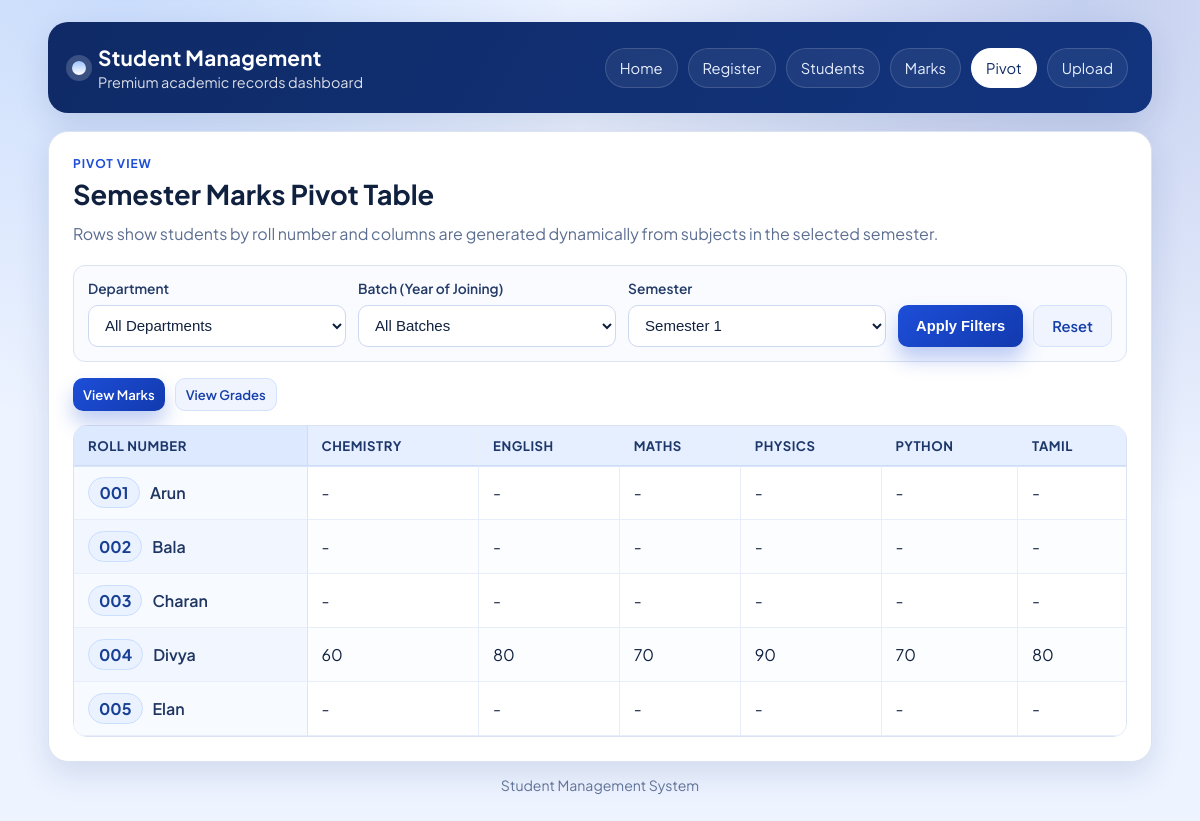
The app's page /marks/pivot with its own data.
### tables this page shows
CREATE TABLE semester_marks (
            id INTEGER PRIMARY KEY AUTOINCREMENT,
            roll_number TEXT NOT NULL,
            semester INTEGER NOT NULL CHECK(semester BETWEEN 1 AND 8),
            subject_name TEXT NOT NULL,
            marks REAL NOT NULL,
            grade TEXT NOT NULL,
            FOREIGN KEY (roll_number) REFERENCES students(roll_number)
        );

CREATE TABLE students (
            id INTEGER PRIMARY KEY AUTOINCREMENT,
            name TEXT NOT NULL,
            department TEXT NOT NULL,
            year_of_joining INTEGER NOT NULL,
            tenth_mark REAL NOT NULL,
            twelfth_mark REAL NOT NULL,
            aadhar_number TEXT NOT NULL,
            pan_number TEXT NOT NULL
        , roll_number TEXT);

### app.py (the view)
@app.route("/marks/pivot")
def marks_pivot_table():
    selected_department = request.args.get("department", "").strip()
    selected_batch = request.args.get("batch", "").strip()
    selected_semester_raw = request.args.get("semester", "1").strip()
    view_mode = request.args.get("view", "marks").strip().lower()
    if view_mode not in ["marks", "grades"]:
        view_mode = "marks"
    try:
        selected_semester = int(selected_semester_raw)
    except ValueError:
        selected_semester = 1
    if selected_semester < 1 or selected_semester > 8:
        selected_semester = 1
    conn = get_db_connection()
    departments = conn.execute(
        "SELECT DISTINCT department FROM students ORDER BY department ASC"
    ).fetchall()
    batches = conn.execute(
        "SELECT DISTINCT year_of_joining FROM students ORDER BY year_of_joining DESC"
    ).fetchall()
    subjects, pivot_rows = build_semester_pivot_data(
        conn,
        selected_department,
        selected_batch,
        selected_semester,
        view_mode,
    )
    conn.close()
    return render_template(
        "marks_pivot.html",
        departments=departments,
        batches=batches,
        selected_department=selected_department,
        selected_batch=selected_batch,
        selected_semester=selected_semester,
        selected_view_mode=view_mode,
        subjects=subjects,
        pivot_rows=pivot_rows,
    )

### app.py (called while the page is built)
def get_db_connection():
    conn = sqlite3.connect(DATABASE)
    conn.row_factory = sqlite3.Row
    conn.execute("PRAGMA foreign_keys = ON")
    return conn

def format_marks_value(marks):
    marks_number = float(marks)
    if marks_number.is_integer():
        return str(int(marks_number))
    return f"{marks_number:.2f}"

### templates/marks_pivot.html (shortened to what this page needs)
<!DOCTYPE html>
<html lang="en">
<head>
    <link rel="stylesheet" href="{{ url_for('static', filename='style.css') }}" />
</head>
<body>
    <div class="page-shell">
        <header class="topbar">
            <div class="brand-block">
                <span class="brand-dot"></span>
                <div>
                    <h1>Student Management</h1>
                    <p>Premium academic records dashboard</p>
                </div>
            </div>
            <nav class="nav-links">
                <a class="nav-link" href="{{ url_for('home') }}">Home</a>
                <a class="nav-link" href="{{ url_for('register_student') }}">Register</a>
                <a class="nav-link" href="{{ url_for('students_list') }}">Students</a>
                <a class="nav-link" href="{{ url_for('marks_management') }}">Marks</a>
                <a class="nav-link active" href="{{ url_for('marks_pivot_table') }}">Pivot</a>
                <a class="nav-link" href="{{ url_for('bulk_upload_students') }}">Upload</a>
            </nav>
        </header>
        <main class="content-grid">
            <section class="table-card">
                <div class="section-head section-head-inline">
                    <div>
                        <p class="eyebrow">Pivot View</p>
                        <h2>Semester Marks Pivot Table</h2>
                        <p class="muted">
                            Rows show students by roll number and columns are generated dynamically from
                            subjects in the selected semester.
                        </p>
                    </div>
                </div>
                <form method="GET" action="{{ url_for('marks_pivot_table') }}" class="filter-bar pivot-filter-bar">
                    <div class="filter-group">
                        <label for="department">Department</label>
                        <select id="department" name="department">
                            <option value="">All Departments</option>
                        </select>
                    </div>
                    <div class="filter-group">
                        <label for="batch">Batch (Year of Joining)</label>
                        <select id="batch" name="batch">
                            <option value="">All Batches</option>
                        </select>
                    </div>
                    <div class="filter-group">
                        <label for="semester">Semester</label>
                        <select id="semester" name="semester" required>
                            {% for semester in range(1, 9) %}
                            <option value="{{ semester }}" {% if selected_semester == semester %}selected{% endif %}>
                                Semester {{ semester }}
                            </option>
                            {% endfor %}
                        </select>
                    </div>
                    <div class="filter-actions">
                        <button class="btn btn-primary" type="submit">Apply Filters</button>
                        <a class="btn btn-secondary" href="{{ url_for('marks_pivot_table') }}">Reset</a>
                    </div>
                </form>
                <div class="view-toggle-row">
                    <a
                        class="btn {% if selected_view_mode == 'marks' %}btn-primary{% else %}btn-secondary{% endif %} btn-sm"
                        href="{{ url_for('marks_pivot_table', department=selected_department, batch=selected_batch, semester=selected_semester, view='marks') }}"
                    >
                        View Marks
                    </a>
                    <a
                        class="btn {% if selected_view_mode == 'grades' %}btn-primary{% else %}btn-secondary{% endif %} btn-sm"
                        href="{{ url_for('marks_pivot_table', department=selected_department, batch=selected_batch, semester=selected_semester, view='grades') }}"
                    >
                        View Grades
                     </a>
                 </div>
                {% if pivot_rows %}
                <div class="pivot-table-wrap">
                    <table class="pivot-table">
                        <thead>
                            <tr>
                                <th>Roll Number</th>
                                {% for subject in subjects %}
                                <th>{{ subject }}</th>
                                {% endfor %}
                            </tr>
                        </thead>
                        <tbody>
                            {% for row in pivot_rows %}
                            <tr>
                                <td>
                                    <div class="pivot-student-cell">
                                        <span class="roll-pill">{{ row.roll_number }}</span>
                                        <span class="pivot-student-name">{{ row.name }}</span>
                                    </div>
                                </td>
                                {% for subject in subjects %}
                                <td>{{ row.subject_values[subject] }}</td>
                                {% endfor %}
                            </tr>
                            {% endfor %}
                        </tbody>
                    </table>
                </div>
                {% elif subjects %}
                <div class="empty-state">
                    <h3>No students found for selected filters</h3>
                    <p>Try selecting another department or batch.</p>
                </div>
                {% else %}
                <div class="empty-state">
                    <h3>No subjects found for selected semester</h3>
                    <p>Subjects are generated dynamically from marks data. Add marks first, then reload this view.</p>
                </div>
                {% endif %}
            </section>
        </main>
        <footer class="footer-note">
            <p>Student Management System</p>
        </footer>
    </div>
</body>
</html>

### records on screen
semester_marks: subject_name "CHEMISTRY"
semester_marks: subject_name "ENGLISH"
semester_marks: subject_name "MATHS"
semester_marks: subject_name "PHYSICS"
semester_marks: subject_name "PYTHON"
semester_marks: subject_name "TAMIL"
students: roll_number "001", name "Arun", subject_values "-" "-" "-" "-" "-" "-"
students: roll_number "002", name "Bala", subject_values "-" "-" "-" "-" "-" "-"
students: roll_number "003", name "Charan", subject_values "-" "-" "-" "-" "-" "-"
students: roll_number "004", name "Divya", subject_values "60" "80" "70" "90" "70" "80"
students: roll_number "005", name "Elan", subject_values "-" "-" "-" "-" "-" "-"
